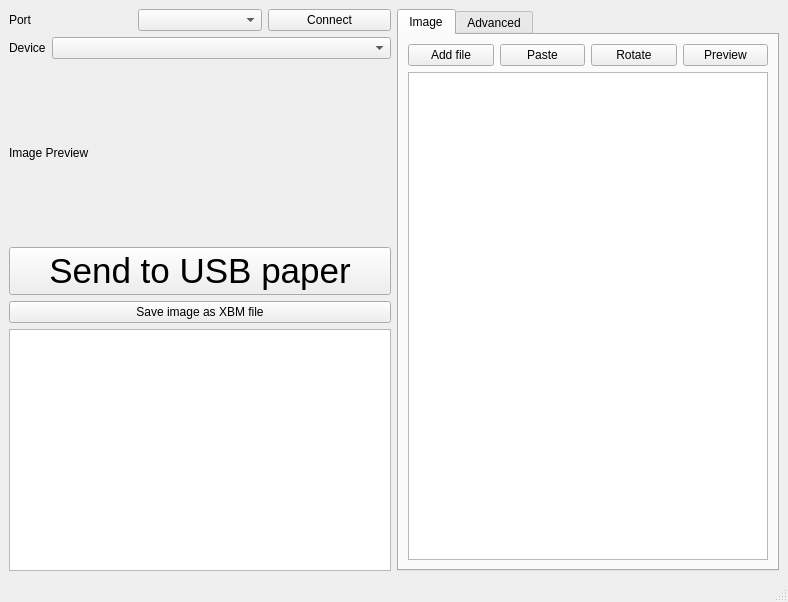
<?xml version="1.0" encoding="UTF-8"?>
<ui version="4.0">
 <class>MainWindow</class>
 <widget class="QMainWindow" name="MainWindow">
  <property name="geometry">
   <rect>
    <x>0</x>
    <y>0</y>
    <width>788</width>
    <height>602</height>
   </rect>
  </property>
  <property name="windowTitle">
   <string>MainWindow</string>
  </property>
  <widget class="QWidget" name="centralwidget">
   <layout class="QHBoxLayout" name="horizontalLayout">
    <item>
     <layout class="QVBoxLayout" name="verticalLayout_2">
      <item>
       <layout class="QHBoxLayout" name="horizontalLayout_2">
        <item>
         <widget class="QLabel" name="label_3">
          <property name="text">
           <string>Port</string>
          </property>
         </widget>
        </item>
        <item>
         <widget class="QComboBox" name="comboBox"/>
        </item>
        <item>
         <widget class="QPushButton" name="connectPushButton">
          <property name="text">
           <string>Connect</string>
          </property>
         </widget>
        </item>
       </layout>
      </item>
      <item>
       <layout class="QFormLayout" name="formLayout">
        <item row="0" column="0">
         <widget class="QLabel" name="label_2">
          <property name="text">
           <string>Device</string>
          </property>
         </widget>
        </item>
        <item row="0" column="1">
         <widget class="QComboBox" name="comboBoxDevice"/>
        </item>
       </layout>
      </item>
      <item>
       <widget class="QLabel" name="imageLabel">
        <property name="sizePolicy">
         <sizepolicy hsizetype="Fixed" vsizetype="Fixed">
          <horstretch>0</horstretch>
          <verstretch>0</verstretch>
         </sizepolicy>
        </property>
        <property name="minimumSize">
         <size>
          <width>264</width>
          <height>176</height>
         </size>
        </property>
        <property name="text">
         <string>Image Preview</string>
        </property>
       </widget>
      </item>
      <item>
       <widget class="QPushButton" name="sendPushButton">
        <property name="font">
         <font>
          <pointsize>26</pointsize>
         </font>
        </property>
        <property name="text">
         <string>Send to USB paper</string>
        </property>
       </widget>
      </item>
      <item>
       <widget class="QPushButton" name="saveXBMpushButton">
        <property name="text">
         <string>Save image as XBM file</string>
        </property>
       </widget>
      </item>
      <item>
       <widget class="QPlainTextEdit" name="logPlainTextEdit"/>
      </item>
     </layout>
    </item>
    <item>
     <widget class="QTabWidget" name="tabWidget">
      <property name="currentIndex">
       <number>0</number>
      </property>
      <widget class="QWidget" name="tab">
       <attribute name="title">
        <string>Image</string>
       </attribute>
       <layout class="QVBoxLayout" name="verticalLayout_4">
        <item>
         <layout class="QHBoxLayout" name="horizontalLayout_3">
          <item>
           <widget class="QPushButton" name="pushButtonAdd">
            <property name="text">
             <string>Add file</string>
            </property>
           </widget>
          </item>
          <item>
           <widget class="QPushButton" name="pushButtonPaste">
            <property name="text">
             <string>Paste</string>
            </property>
           </widget>
          </item>
          <item>
           <widget class="QPushButton" name="pushButtonRotate">
            <property name="text">
             <string>Rotate</string>
            </property>
           </widget>
          </item>
          <item>
           <widget class="QPushButton" name="pushButtonPreview">
            <property name="text">
             <string>Preview</string>
            </property>
           </widget>
          </item>
         </layout>
        </item>
        <item>
         <widget class="GraphicsView" name="view"/>
        </item>
       </layout>
      </widget>
      <widget class="QWidget" name="tab_2">
       <attribute name="title">
        <string>Advanced</string>
       </attribute>
       <layout class="QVBoxLayout" name="verticalLayout_3">
        <item>
         <widget class="QGroupBox" name="groupBox">
          <property name="title">
           <string>Debug</string>
          </property>
          <layout class="QVBoxLayout" name="verticalLayout">
           <item>
            <layout class="QGridLayout" name="gridLayout">
             <item row="0" column="0">
              <widget class="QLabel" name="sectorLabel">
               <property name="text">
                <string>Target Sector</string>
               </property>
              </widget>
             </item>
             <item row="0" column="1">
              <widget class="QSpinBox" name="sectorSpinBox">
               <property name="maximum">
                <number>128</number>
               </property>
               <property name="value">
                <number>37</number>
               </property>
              </widget>
             </item>
             <item row="0" column="2">
              <widget class="QPushButton" name="randomPushButton">
               <property name="text">
                <string>Random</string>
               </property>
              </widget>
             </item>
             <item row="1" column="0">
              <widget class="QPushButton" name="qdPushButton">
               <property name="text">
                <string>Quick Dump</string>
               </property>
              </widget>
             </item>
             <item row="1" column="2">
              <widget class="QPushButton" name="dPushButton">
               <property name="text">
                <string>Dump Sector</string>
               </property>
              </widget>
             </item>
             <item row="2" column="0" colspan="2">
              <widget class="QPushButton" name="uPushButton">
               <property name="text">
                <string>Upload Image</string>
               </property>
              </widget>
             </item>
             <item row="2" column="2">
              <widget class="QPushButton" name="ePushButton">
               <property name="text">
                <string>Erase Sector</string>
               </property>
              </widget>
             </item>
             <item row="3" column="0" colspan="2">
              <widget class="QPushButton" name="wPushButton">
               <property name="text">
                <string>Clear Screen</string>
               </property>
              </widget>
             </item>
             <item row="3" column="2">
              <widget class="QPushButton" name="iPushButton">
               <property name="text">
                <string>Show Image</string>
               </property>
              </widget>
             </item>
             <item row="4" column="0">
              <widget class="QPushButton" name="fPushButton">
               <property name="text">
                <string>Flash info</string>
               </property>
              </widget>
             </item>
             <item row="4" column="2">
              <widget class="QPushButton" name="tPushButton">
               <property name="text">
                <string>Temprature</string>
               </property>
              </widget>
             </item>
             <item row="5" column="0" colspan="2">
              <widget class="QPushButton" name="lPushButton">
               <property name="text">
                <string>List non-empty Sectors</string>
               </property>
              </widget>
             </item>
             <item row="5" column="2">
              <widget class="QPushButton" name="zPushButton">
               <property name="enabled">
                <bool>false</bool>
               </property>
               <property name="text">
                <string>Erase Chip</string>
               </property>
              </widget>
             </item>
             <item row="6" column="0" colspan="2">
              <widget class="QLineEdit" name="cmdLineEdit"/>
             </item>
             <item row="6" column="2">
              <widget class="QPushButton" name="cmdSendPushButton">
               <property name="text">
                <string>Send</string>
               </property>
              </widget>
             </item>
            </layout>
           </item>
           <item>
            <widget class="QPlainTextEdit" name="plainTextEdit">
             <property name="acceptDrops">
              <bool>false</bool>
             </property>
            </widget>
           </item>
          </layout>
         </widget>
        </item>
       </layout>
      </widget>
     </widget>
    </item>
   </layout>
  </widget>
  <widget class="QMenuBar" name="menubar">
   <property name="geometry">
    <rect>
     <x>0</x>
     <y>0</y>
     <width>788</width>
     <height>22</height>
    </rect>
   </property>
  </widget>
  <widget class="QStatusBar" name="statusbar"/>
 </widget>
 <customwidgets>
  <customwidget>
   <class>GraphicsView</class>
   <extends>QGraphicsView</extends>
   <header location="global">graphicsscene.h</header>
  </customwidget>
 </customwidgets>
 <resources/>
 <connections/>
</ui>
